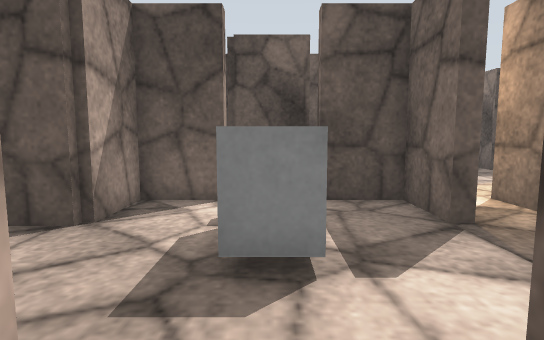
view 1 (above)

21 first-person views from a walk through a world built for the Gazebo simulator. The camera is 0.68 m above the floor, tilts 6° down and sees 80° across. The floor is counted in squares, 0.5 m on a side. Each view is taken from the middle of a square. On the plan, view 1 faces up. The plan holds only what a view shows up to about 14 squares ahead; the rest is blank. The place goes on beyond the plan. Some stock models are drawn as simple stand-ins. Surface patterns are stand-ins for the level's own textures.

view 2
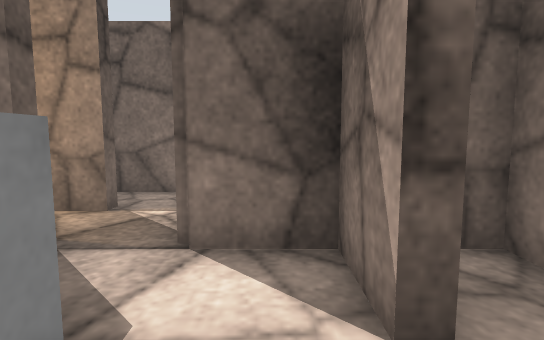

view 3
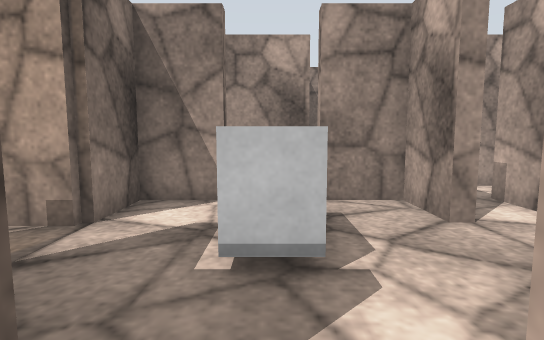

view 4
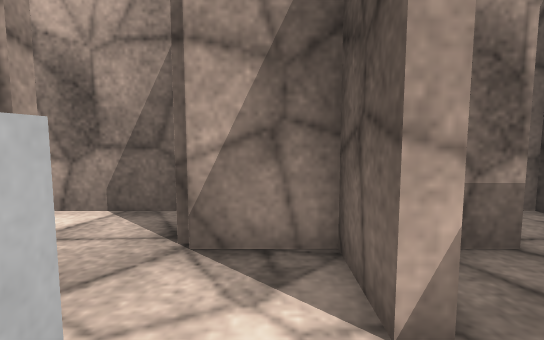

view 5
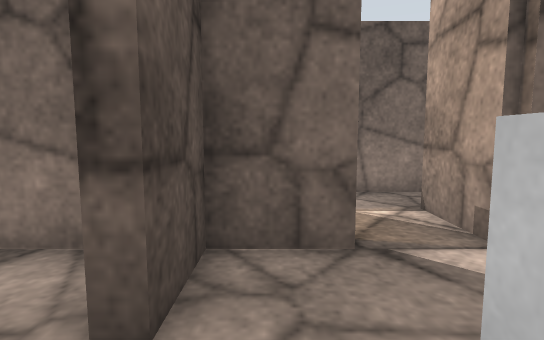

view 6
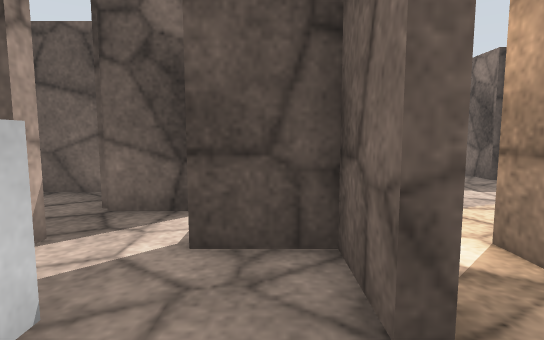

view 7
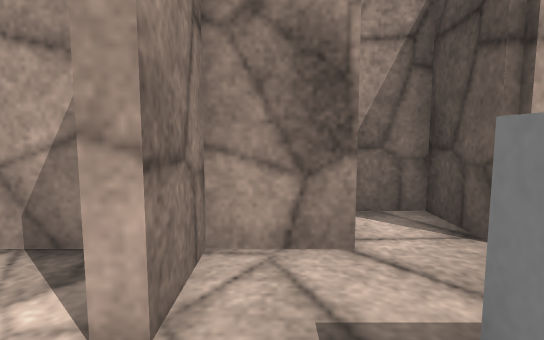

view 8
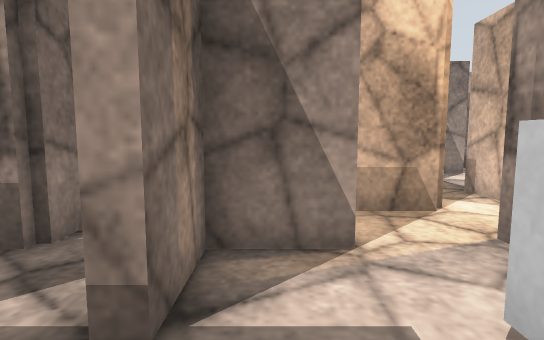

view 9
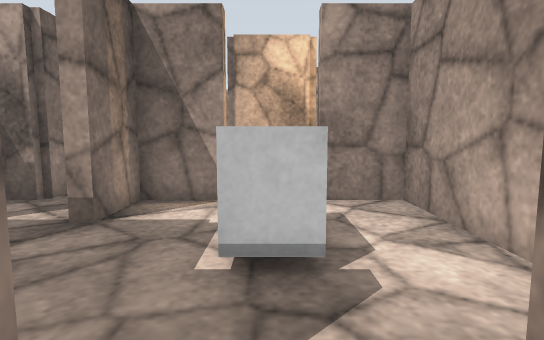

view 10
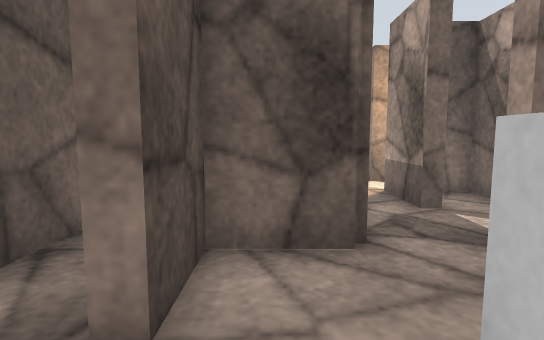

view 11
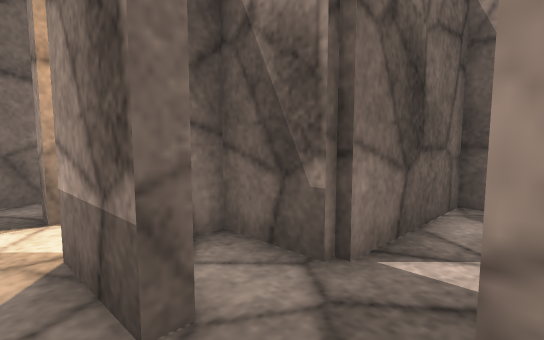

view 12
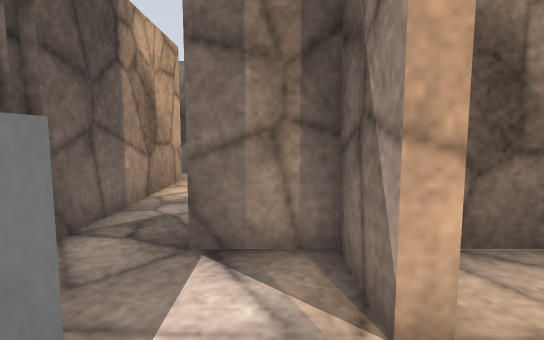

view 13
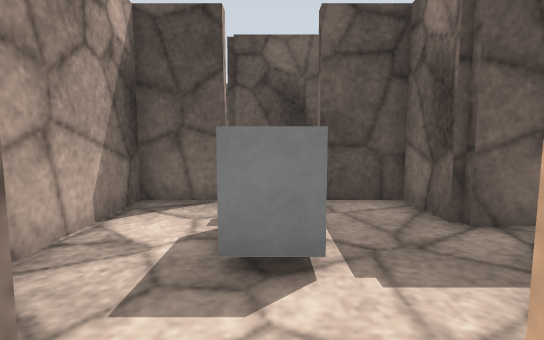

view 14
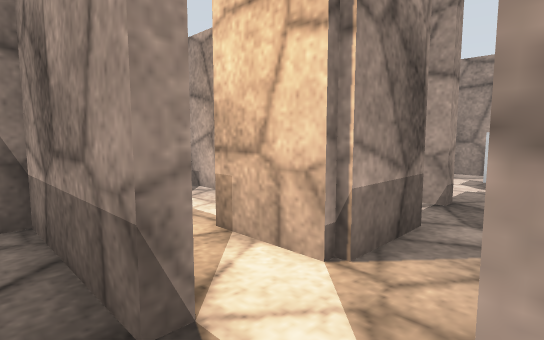

view 15
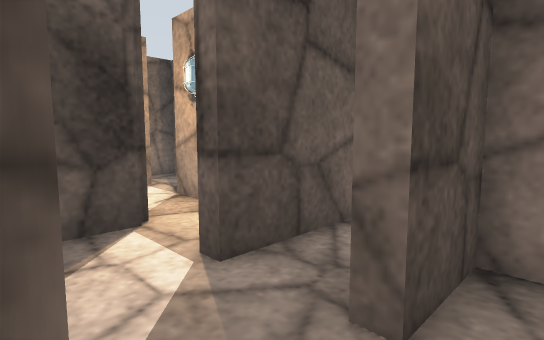

view 16
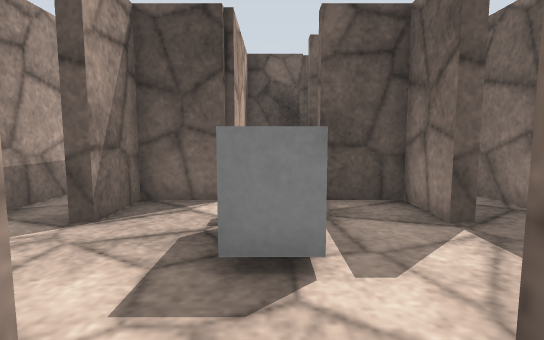

view 17
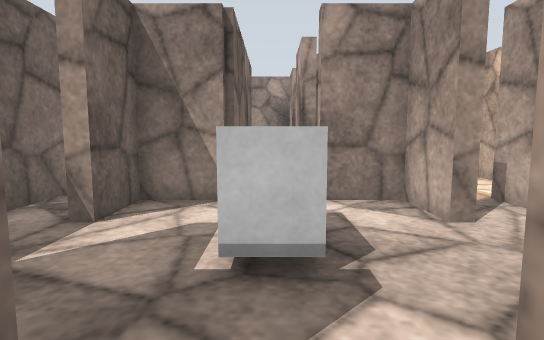

view 18
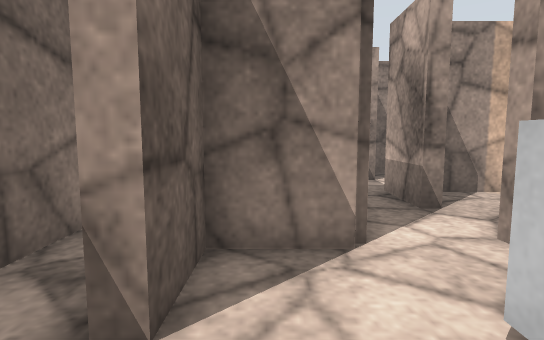

view 19
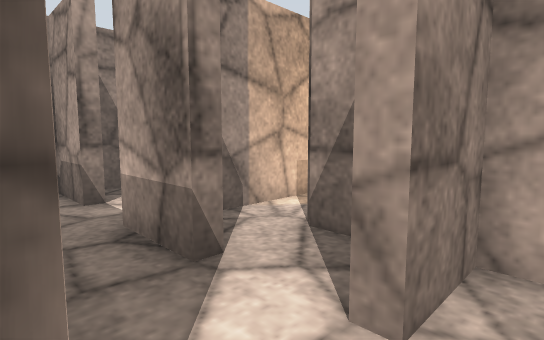

view 20
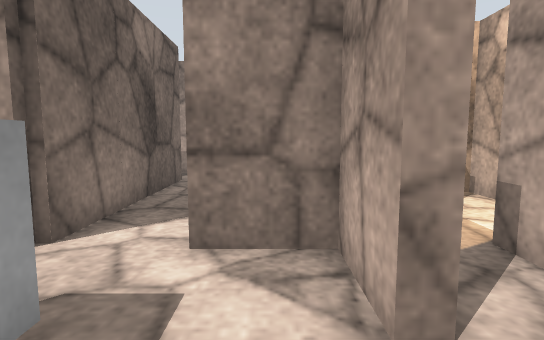

view 21
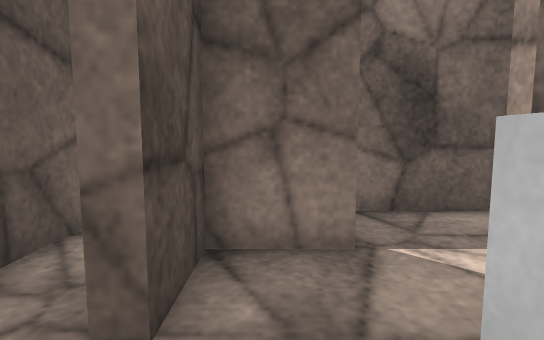

### Floor plan
Key: @ floor where view 1 was taken; # wall or solid block; . floor; B grey box; L lamp.
Columns run from 6 left of view 1 to 17 right of it. Each row starts with its distance up from view 1.
 17            ######
 16             ....
 15          ### ###      ##
 14          #.....#      .#
 13          #..B..#######.#
 12          #.   ........ #
 11  ##### ###..B....###...#
 10   ...#   #.....#...#.L.
  9    ..###.# #.###.###.#.
  8    #.....#.....#.#...#.
  7    ###.###.###.#.#.####
  6    #.....#.#.# #.#.....#
  5  ###..B..#.#.#.###.###.#
  4  #...   .....#.#.....#.#
  3  #....B..###.#.#..B..#.#
  2  #.#.....#   #...   ...#
  1  #.### ###   #....B....#
  0 .. #..@..#   #.#.....#.#
 -1 #  #.#####   #.###.###.#
 -2             .. #...#   #
 -3             .  #...#
 -4            #. ...#.#
 -5            #######.#
 -6                  ..#
 -7                 ...#
 -8                 .# .
 -9                 ####

Where each view was taken, in squares from view 1:
view 1: 0 up, 0 right, facing up
view 2: 2 up, 1 left, facing right
view 3: 8 up, 0 right, facing down
view 4: 6 up, 1 right, facing left
view 5: 6 up, 1 left, facing right
view 6: 3 up, 2 right, facing up
view 7: 2 up, 1 right, facing left
view 8: 13 up, 8 right, facing down
view 9: 16 up, 6 right, facing down
view 10: 14 up, 5 right, facing right
view 11: 12 up, 9 right, facing down-right
view 12: 10 up, 5 right, facing right
view 13: 8 up, 6 right, facing up
view 14: 13 up, 16 right, facing down-left
view 15: 4 up, 11 right, facing up-right
view 16: 2 down, 12 right, facing up
view 17: 6 up, 12 right, facing down
view 18: 3 up, 14 right, facing down
view 19: 0 up, 13 right, facing down-left
view 20: 3 up, 10 right, facing down
view 21: 4 up, 11 right, facing right
